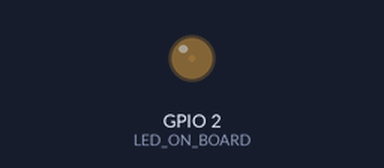
Bench run of a sketch on a simulated ESP32. On the bench: output pins drawn as LEDs (lit = HIGH).

Above: at 0.05 s.
At 0.6 s:
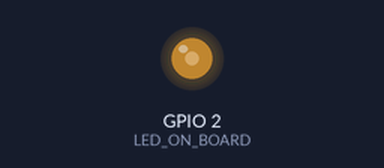
At 1.15 s:
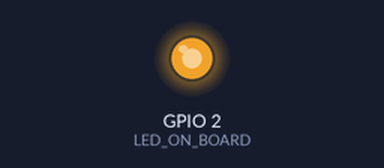
At 2.3 s:
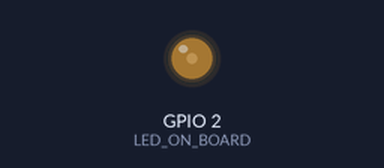
Timing chart, 0 to 6.0 s (numbered marks = the images above):
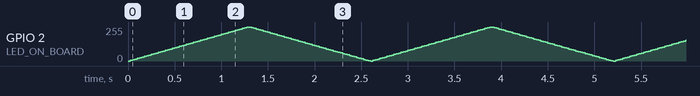

The sketch:

esp32-devkit-arduino-led-on-board-pwm.ino
```cpp
// Author: Erwin Ouyang, aiotedge.tech
// Date  : 29 Feb 2020

// On-board LED's GPIO pin
#define LED_ON_BOARD 2

// PWM parameters
const int channel = 0;
const int freq = 1000;
const int res = 10;

void setup()
{
  // Configure PWM
  ledcSetup(channel, freq, res);
  // Attach the PWM channel to the LED
  ledcAttachPin(LED_ON_BOARD, channel);
}

void loop()
{
  // *** Increase brightness ***
  for (int i = 0; i <= 1023; i += 20)
  {
    ledcWrite(channel, i);
    delay(25);
  }
  // *** Decrease brightness ***
  for (int i = 1023; i >= 0; i -= 20)
  {
    ledcWrite(channel, i);
    delay(25);
  }
}
```
